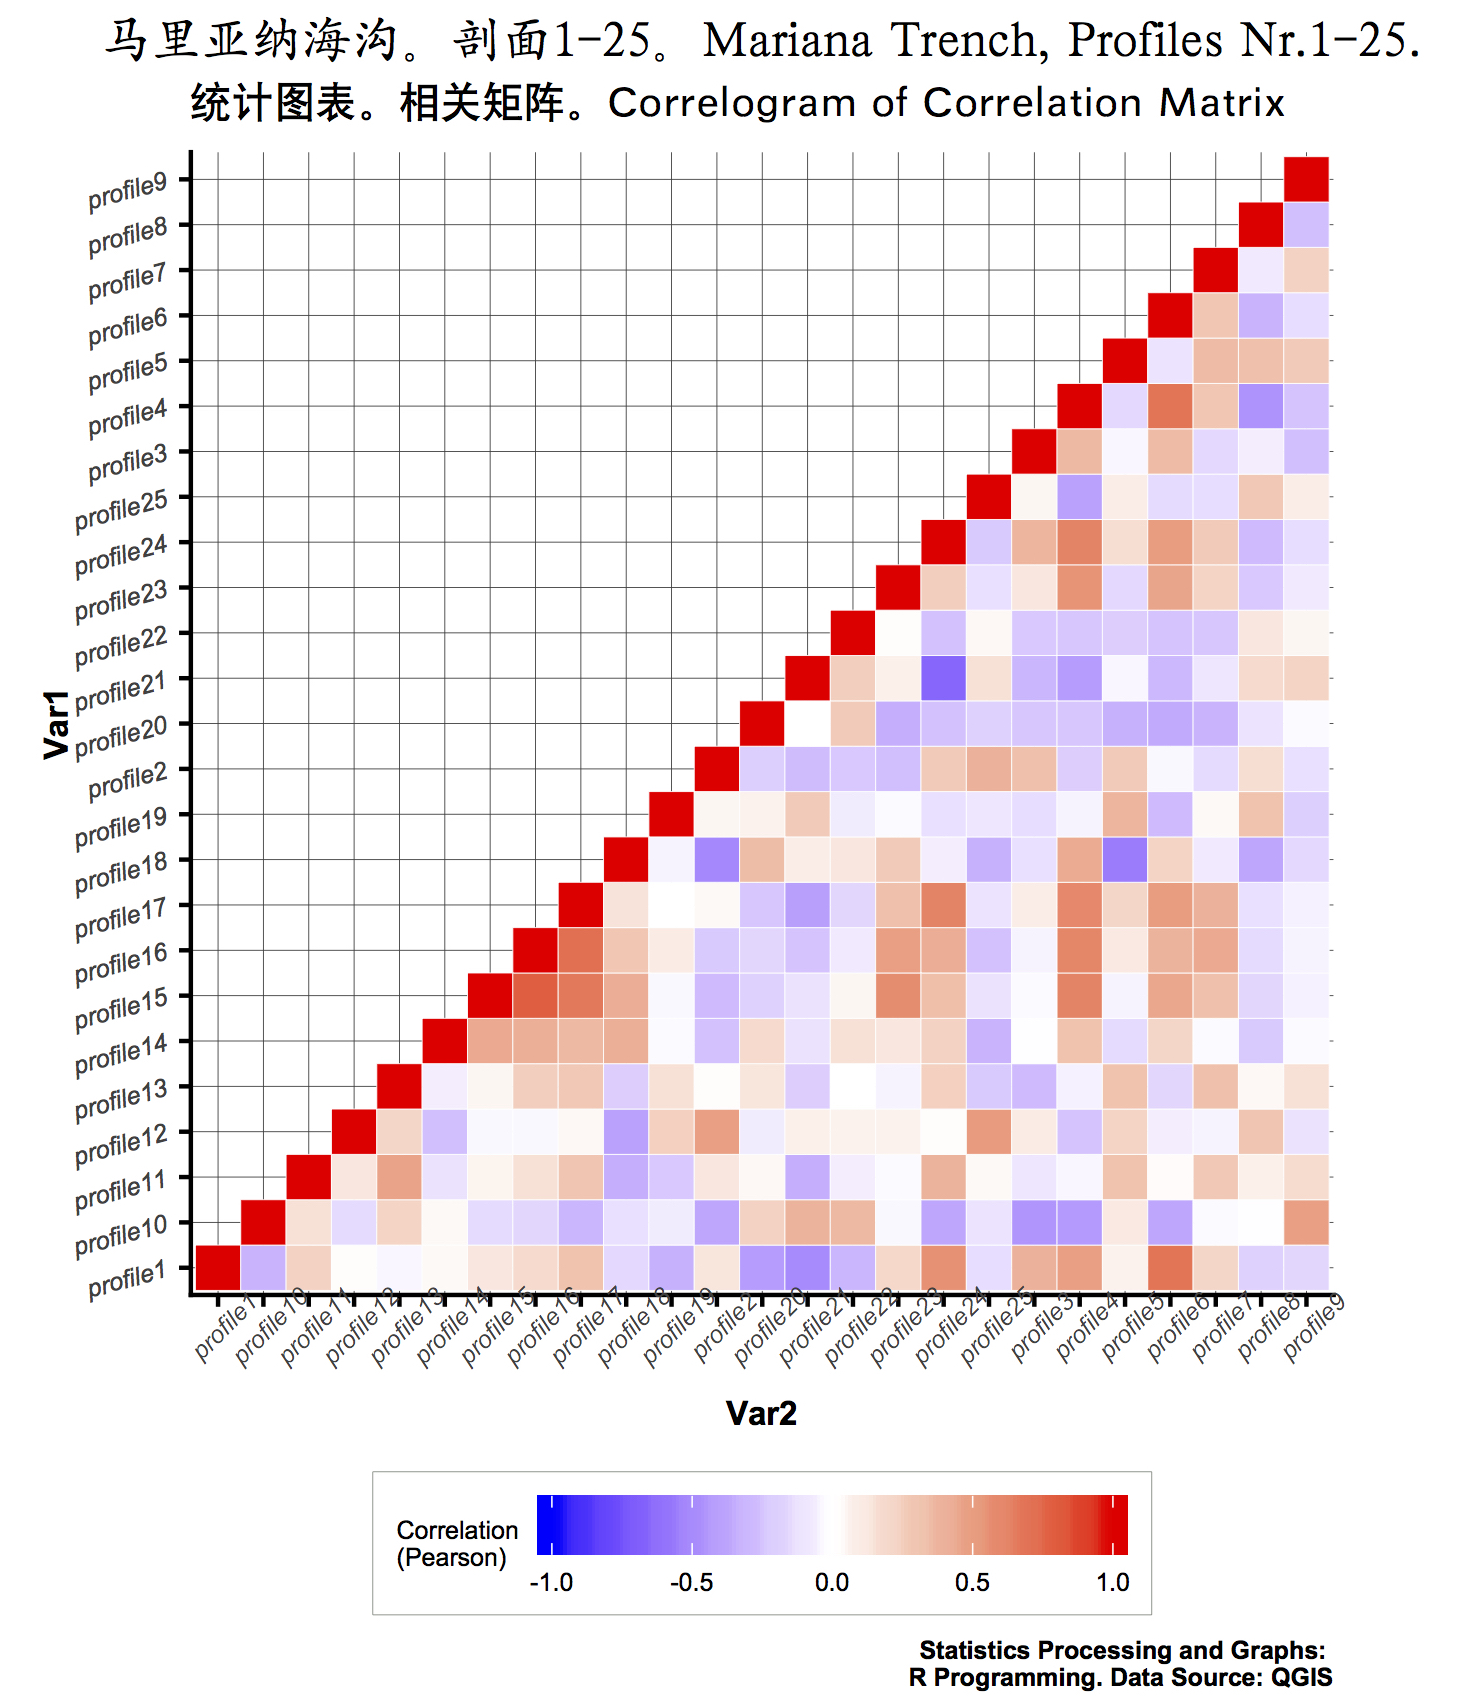

R code for this plot:
########### ЧАСТЬ 1 создаем датафрейм
# шаг-1. вчитываем таблицу. делаем из нее датафрейм.
MDepths <- read.csv("Depths.csv", header=TRUE, sep = ",")

# шаг-2. чистим датафрейм от NA значений
df<- na.omit(MDepths) 
row.has.na <- apply(df, 1, function(x){any(is.na(x))}) # проверяем, удалил ли все NA
sum(row.has.na) # суммируем все NA, должно получиться: [1] 0
head(df) # смотрим очищенный датафрейм.

#шаг-3. создаем ячейки нового датафрейма, вчитываем туда столбцы-колонки из предыдущего датафрейма
nr_point<- as.numeric(df$observ)
profile1 <- as.numeric(df$profile1)
profile2 <- as.numeric(df$profile2)
profile3 <- as.numeric(df$profile3)
profile4 <- as.numeric(df$profile4)
profile5 <- as.numeric(df$profile5)
profile6 <- as.numeric(df$profile6)
profile7 <- as.numeric(df$profile7)
profile8 <- as.numeric(df$profile8)
profile9 <- as.numeric(df$profile9)
profile10 <- as.numeric(df$profile10)
profile11 <- as.numeric(df$profile11)
profile12 <- as.numeric(df$profile12)
profile13 <- as.numeric(df$profile13)
profile14 <- as.numeric(df$profile14)
profile15 <- as.numeric(df$profile15)
profile16 <- as.numeric(df$profile16)
profile17 <- as.numeric(df$profile17)
profile18 <- as.numeric(df$profile18)
profile19 <- as.numeric(df$profile19)
profile20 <- as.numeric(df$profile20)
profile21 <- as.numeric(df$profile21)
profile22 <- as.numeric(df$profile22)
profile23 <- as.numeric(df$profile23)
profile24 <- as.numeric(df$profile24)
profile25 <- as.numeric(df$profile25)

# шаг-4. формируем датафрейм
MDF<- data.frame(nr_point, profile1, profile2, profile3, profile4, profile5, profile6, profile7, profile8, profile9, profile10, profile11, profile12, profile13, profile14, profile15, profile16, profile17, profile18, profile19, profile20, profile21, profile22, profile23, profile24, profile25)
head(MDF) смотрим новый датафрейм. теперь с ним работаем.


##############    ЧАСТЬ 2. Создаем коррелограмму ########################
#  шаг-1. Делаем корреляционную матрицу з нашего датафрейма MDF, используя метод Пирсона, т.к. все данные нормально распределены. Т.к. данных много, то половину из них делаем NA. Сreate the correlation matrix using Pearson because all the variables are normally distributed. Since a correlation matrix has redundant information I’m setting half of it to NA.
thecor<-round(cor(MDF[,sort(c("profile1", "profile2", "profile3", "profile4", "profile5", "profile6", "profile7", "profile8", "profile9", "profile10","profile11", "profile12", "profile13", "profile14", "profile15", "profile16", "profile17", "profile18", "profile19", "profile20","profile21", "profile22", "profile23", "profile24", "profile25"))], method="pearson", use="pairwise.complete.obs"),2) 
thecor[lower.tri(thecor)]<- NA 
thecor

# шаг-2. сливаем вместе колонки матрицы используя функцию melt из библиотеки reshape2. удаляем NA значения // melting the columns of the matrix using the melt function from the reshape2 package and drop the records with NA values. 
library(reshape2)
thecor<-melt(thecor)
thecor$Var1<-as.character(thecor$Var1)
thecor$Var2<-as.character(thecor$Var2)
thecor<-na.omit(thecor)
head(thecor)

#  шаг-3. рисуем кореллограмму используя функцию geom_tile
Correlogramm_Mariana <- ggplot(thecor, aes(Var2, Var1)) +  
	geom_tile(data=thecor, aes(fill=value), color="white") +  
	scale_fill_gradient2(low = "blue", high = "red", mid = "white", midpoint = 0, limit = c(-1,1), name = "Correlation\n(Pearson)") +  
	coord_equal() +
	labs(title="马里亚纳海沟。剖面1-25。Mariana Trench, Profiles Nr.1-25.", 
	subtitle = "统计图表。相关矩阵。Correlogram of Correlation Matrix",
	caption = "Statistics Processing and Graphs: \nR Programming. Data Source: QGIS") +
	theme(
		plot.margin = margin(5, 10, 20, 5),
		plot.title = element_text(family = "Kai", face = "bold", size = 12), # китайский шрифт "Кай"
		plot.subtitle = element_text(family = "Hei", face = "bold", size = 10), # китайский шрифт "Хэй"
		plot.caption = element_text(face = 2, size = 6),
		panel.background=ggplot2::element_rect(fill = "white"),
		legend.justification = "bottom", 
		legend.position = "bottom",
		legend.box.just = "right",
		legend.direction = "horizontal",
		legend.box = "horizontal",
		legend.box.background = element_rect(colour = "honeydew4",size=0.2),
		legend.background = element_rect(fill = "white"),
		legend.key.width = unit(1,"cm"),
		legend.key.height = unit(.5,"cm"),
		legend.spacing.x = unit(.2,"cm"),
		legend.spacing.y = unit(.1,"cm"),
		legend.text = element_text(colour="black", size=6, face=1),
		legend.title = element_text(colour="black", size=6, face=1),
		strip.text.x = element_text(colour = "white", size=6, face=1),
		panel.grid.major = element_line("gray24", size = 0.1, linetype = "solid"),
		panel.grid.minor = element_line("gray24", size = 0.1, linetype = "dotted"),
		axis.text.x = element_text(face = 3, color = "gray24", size = 6, angle = 45),
		axis.text.y = element_text(face = 3, color = "gray24", size = 6, angle = 15),
		axis.ticks.length=unit(.1,"cm"),
		axis.line = element_line(size = .3, colour = "grey80"),
		axis.title.y = element_text(margin = margin(t = 20, r = .3), face = 2, size = 8),
		axis.title.x = element_text(face = 2, size = 8, margin = margin(t = .2))) +
		guides(col = guide_legend(nrow = 1, ncol = 6, byrow = TRUE)) # подправляем дизайн легенды.
Correlogramm_Mariana
	
ggsave("Correlogramm_Mariana.pdf", device = cairo_pdf, fallback_resolution = 300)
